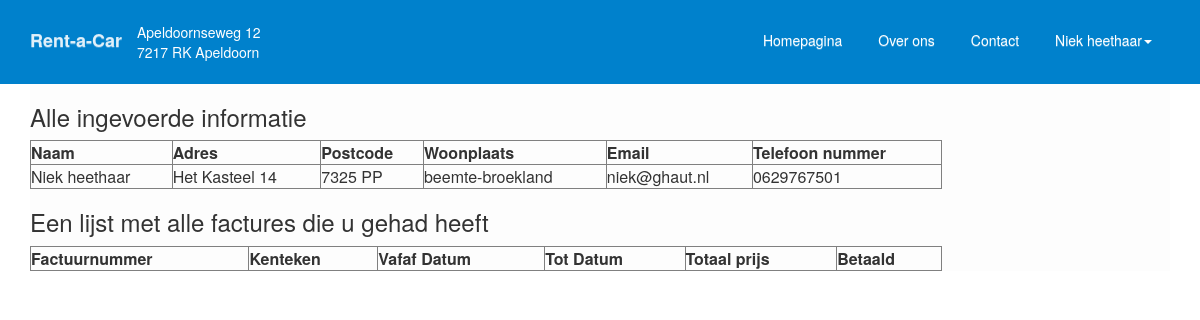
Page /profiel.php (signed in) on the committed database.
### tables this page shows
CREATE TABLE `klant` (
  `Klant_nummer` int(10) NOT NULL,
  `Naam` varchar(60) NOT NULL,
  `Adres` varchar(60) NOT NULL,
  `Postcode` varchar(7) NOT NULL,
  `Woonplaats` varchar(30) NOT NULL,
  `Email_adres` varchar(60) NOT NULL,
  `Telefoon_nummer` varchar(11) NOT NULL,
  `Wachtwoord` varchar(30) NOT NULL
);

### profiel.php (called while the page is built, shortened)
<?php
require_once ("classes/klant.php");
$registreren = new klant();
$laatzien = $registreren->profiel();

### classes/klant.php (the view, shortened to what this page needs)
<?php
class klant
{
            ?>
                    <?php
    function profiel ()
    {
            include "includes/header.php";
            ?>
                <html>
                    <body>
                        <div class="container">
                            <div class="container1">
                                <h3>Alle ingevoerde informatie</h3>
                                        <?php
                                            $result = mysqli_query($mysqli, "SELECT * FROM klant WHERE Klant_nummer ='" . $_SESSION['usr_id'] ."'");
                                           ?>
                                            <table border="1" class="" style="width: 80%;">
                                                <tr>
                                                    <th class="manage-column column-name column-primary">Naam</th>
                                                    <th class="manage-column column-name column-primary">Adres</th>
                                                    <th class="manage-column column-name column-primary">Postcode</th>
                                                    <th class="manage-column column-name column-primary">Woonplaats</th>
                                                    <th class="manage-column column-name column-primary">Email</th>
                                                    <th class="manage-column column-name column-primary">Telefoon nummer</th>
                                                </tr>
                                            <?php
                                            while ($row = mysqli_fetch_object($result)) {
                                                ?>
                                                <tr>
                                                    <td><?php echo $row->Naam; ?></td>
                                                    <td><?php echo $row->Adres; ?></td>
                                                    <td><?php echo $row->Postcode; ?></td>
                                                    <td><?php echo $row->Woonplaats; ?></td>
                                                    <td><?php echo $row->Email_adres; ?></td>
                                                    <td><?php echo $row->Telefoon_nummer; ?></td>
                                                </tr>
                                                <?php }?>
                                                </table>
                                                <h3>Een lijst met alle factures die u gehad heeft</h3>
                                                <table border="1" class="" style="width: 80%;">
                                                <tr>
                                                    <th class="manage-column column-name column-primary">Factuurnummer</th>
                                                    <th class="manage-column column-name column-primary">Kenteken</th>
                                                    <th class="manage-column column-name column-primary">Vafaf Datum</th>
                                                    <th class="manage-column column-name column-primary">Tot Datum</th>
                                                    <th class="manage-column column-name column-primary">Totaal prijs</th>
                                                    <th class="manage-column column-name column-primary">Betaald
                                                    </th>
                                                </tr>
                                                    </table>
                                                    </div>
                                                    </div>
                                                    </body>
                                                    </html>
                                                    <?php
    }
}

### assets/css/style.css (style rules this page uses)
@media (min-width: 768px) { .container { max-width: 1200px; } }
.container1 { width: 100%; background-color: #fdfdfd; overflow:auto; }

### rows in the picture
klant: Naam "Niek heethaar", Adres "Het Kasteel 14", Postcode "7325 PP", Woonplaats "beemte-broekland", Email_adres "niek@ghaut.nl", Telefoon_nummer "0629767501"

### other values in the picture
$_SESSION['usr_name'] "Niek heethaar"
